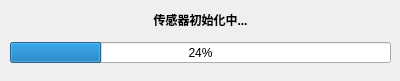
<?xml version="1.0" encoding="UTF-8"?>
<ui version="4.0">
 <class>csh</class>
 <widget class="QWidget" name="csh">
  <property name="geometry">
   <rect>
    <x>0</x>
    <y>0</y>
    <width>400</width>
    <height>81</height>
   </rect>
  </property>
  <property name="windowTitle">
   <string>传感器提示</string>
  </property>
  <widget class="QProgressBar" name="progressBar">
   <property name="geometry">
    <rect>
     <x>10</x>
     <y>42</y>
     <width>381</width>
     <height>21</height>
    </rect>
   </property>
   <property name="value">
    <number>24</number>
   </property>
  </widget>
  <widget class="QLabel" name="label">
   <property name="geometry">
    <rect>
     <x>0</x>
     <y>10</y>
     <width>401</width>
     <height>21</height>
    </rect>
   </property>
   <property name="text">
    <string>&lt;html&gt;&lt;head/&gt;&lt;body&gt;&lt;p align=&quot;center&quot;&gt;&lt;span style=&quot; font-weight:600;&quot;&gt;传感器初始化中...&lt;/span&gt;&lt;/p&gt;&lt;/body&gt;&lt;/html&gt;</string>
   </property>
  </widget>
 </widget>
 <resources/>
 <connections/>
</ui>
